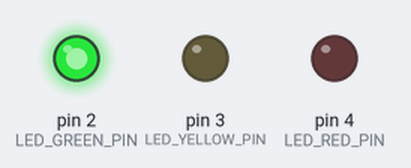
Simulated run of this sketch. Board: Arduino Uno, built with avr-gcc and run on an emulated ATmega328P. Parts: output pins drawn as LEDs (lit = HIGH).

Above: at 1.6 s.
At 4.9 s:
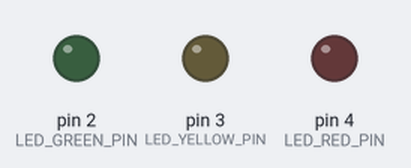
At 9.5 s:
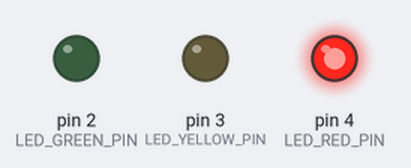
At 13.0 s:
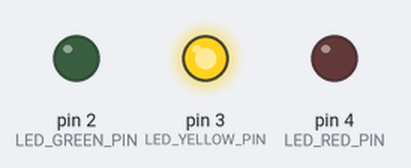
Timing chart, 0 to 18.2 s (numbered marks = the images above):
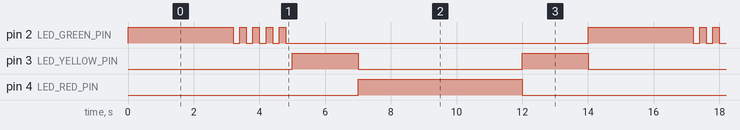

The sketch:

03-traffic-light.ino
```cpp
constexpr int LED_GREEN_PIN = 2;
constexpr int LED_YELLOW_PIN = 3;
constexpr int LED_RED_PIN = 4;

constexpr int PAUSE_GREEN = 3000;
constexpr int PAUSE_YELLOW = 2000;
constexpr int PAUSE_RED = 5000;
constexpr int PAUSE_SHORT = 200;
constexpr int BLINK_COUNT = 5;   // Количество миганий

void setup() {
  pinMode(LED_GREEN_PIN, OUTPUT);
  pinMode(LED_YELLOW_PIN, OUTPUT);
  pinMode(LED_RED_PIN, OUTPUT);
}

void loop() {
  // Включить зеленый светодиод на 2 секунды
  digitalWrite(LED_GREEN_PIN, HIGH);
  delay(PAUSE_GREEN);

  // Цикл мигания зеленого светодиода
  for (int i = 0; i < BLINK_COUNT; i++) {
    digitalWrite(LED_GREEN_PIN, HIGH); // Включить светодиод
    delay(PAUSE_SHORT);                // Подождать 200 мс
    digitalWrite(LED_GREEN_PIN, LOW);  // Выключить светодиод
    delay(PAUSE_SHORT);                // Подождать 200 мс
  }

  // Загорается желтый светодиод на 2 секунды
  digitalWrite(LED_YELLOW_PIN, HIGH);
  delay(PAUSE_YELLOW);
  digitalWrite(LED_YELLOW_PIN, LOW);

  // Загорается красный светодиод на 5 секунд
  digitalWrite(LED_RED_PIN, HIGH);
  delay(PAUSE_RED);
  digitalWrite(LED_RED_PIN, LOW);

  // Загорается желтый светодиод на 2 секунды
  digitalWrite(LED_YELLOW_PIN, HIGH);
  delay(PAUSE_YELLOW);
  digitalWrite(LED_YELLOW_PIN, LOW);
}
```

Measured:
- by itself, pin 2 (LED_GREEN_PIN): repeats every 14.0 s: 4 × (LOW 0.20 s, HIGH 0.20 s), LOW 9.2 s, HIGH 3.2 s
- by itself, pin 3 (LED_YELLOW_PIN): alternates HIGH for 2.0 s and LOW for 5.0 s
- by itself, pin 4 (LED_RED_PIN): alternates HIGH for 5.0 s and LOW for 9.0 s
